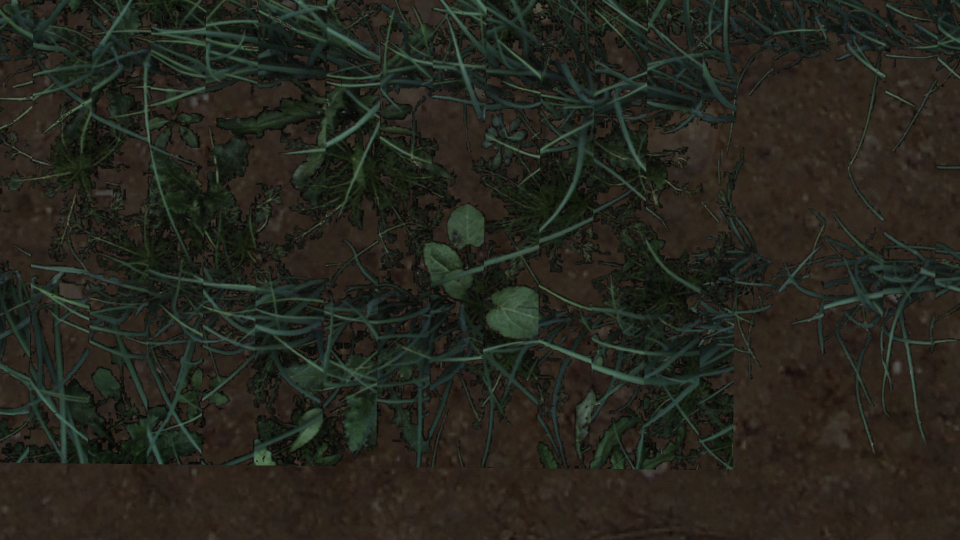
#> input picture src/my_openCV/scripts/cebulachwasty.png, 1920 x 1080 px, found by its file name (shown at 1/2 size)
$ python test.py   (Python 2 division)   (older library calls are emulated)
#> lines starting #> are read from the running program, lines starting #| are printed output that depends on the picture
import cv2
import numpy
from matplotlib import pyplot as plt

img = cv2.imread('cebulachwasty.png',0)
#> img: shape (1080, 1920); min 0, max 111, mean 35.6
cv2.imshow('original',  img)
#edges = cv2.Canny(img,60,60)
#cv2.namedWindow('Canny')
#cv2.imshow('Canny',  edges)

#Checking size of the picture
shape = img.shape
#> shape = (1080, 1920)
#1080x1920
print(shape)
#| (1080, 1920)

#applying Sobel in Y and X separately
gx = cv2.Sobel(img, cv2.CV_16S, 1, 0)
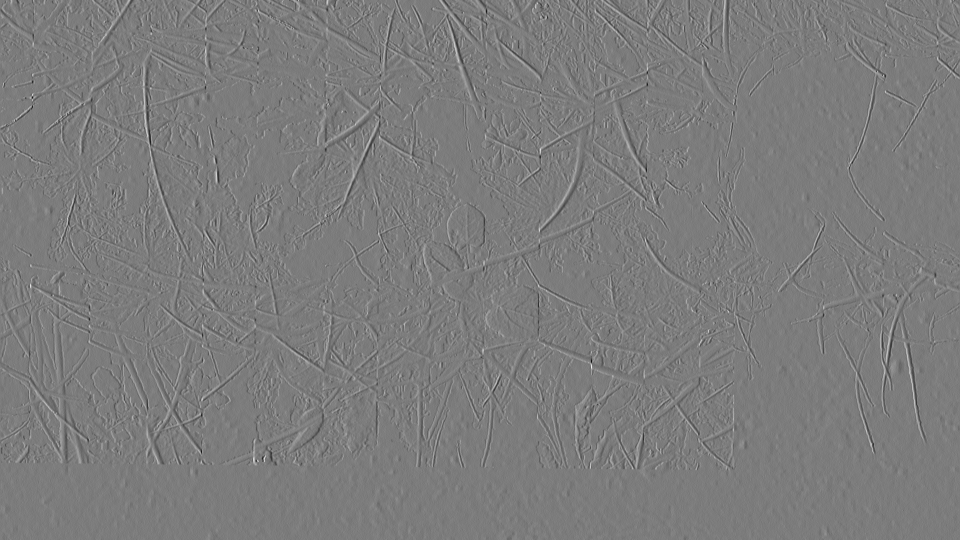
#> gx: shape (1080, 1920) int16 (shown at 1/2 size); min -282, max 296, mean 0; drawn with min black and max white
gy = cv2.Sobel(img, cv2.CV_16S, 0, 1)
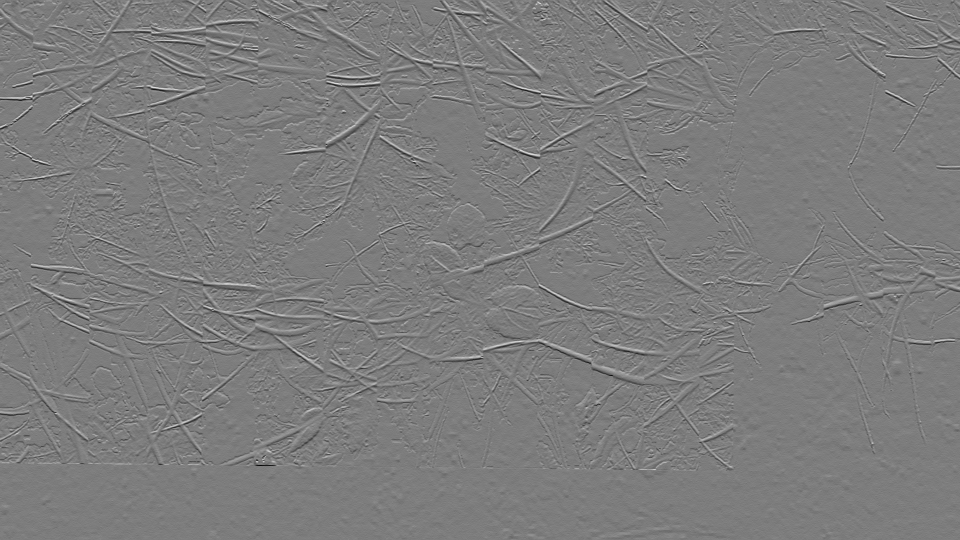
#> gy: shape (1080, 1920) int16 (shown at 1/2 size); min -258, max 268, mean 0; drawn with min black and max white

##show sobels
#cv2.imshow('Sobel y',  gy)
#cv2.imshow('Sobel x',  gx)

orient_gradsR = numpy.empty([1080, 1920],  dtype = numpy.int8)
orient_gradsA = numpy.empty([1080, 1920])

for x in range(0, shape[0]):
    for y in range(0, shape[1]):
        r = numpy.sqrt(gx[x][y]**2 + gy[x][y]**2)
        ang = numpy.arctan2(gy[x][y], gx[x][y])
        ang_bin = int(16*ang/(2*numpy.pi))+7
        #print(gy[x][y], gx[x][y], r, ang)
        #print(int(r))
        orient_gradsR[x][y] = r
        orient_gradsA[x][y] = ang_bin
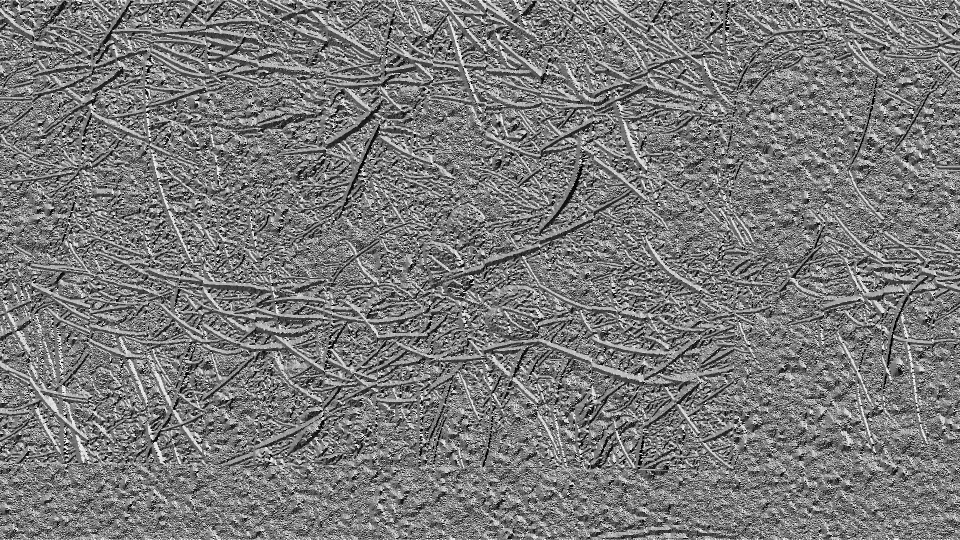
#> orient_gradsA: shape (1080, 1920) float64 (shown at 1/2 size); min 0, max 15, mean 7.17; drawn with min black and max white
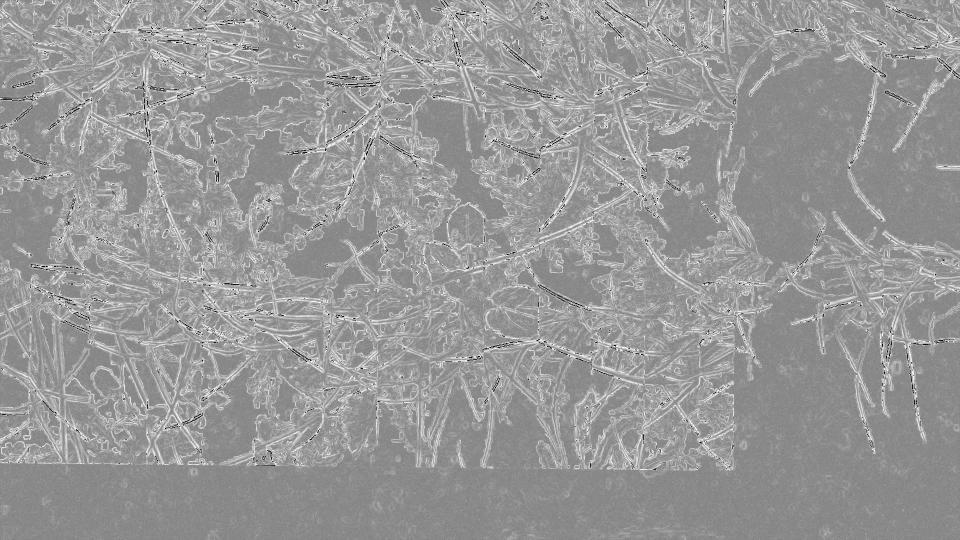
#> orient_gradsR: shape (1080, 1920) int8 (shown at 1/2 size); min -128, max 127, mean 23.9; drawn with min black and max white
        #print(ang_bin)

#cv2.imshow('R',  orient_gradsR)


for i in range(0,img.shape[0]/20):
    for j in range(0,img.shape[1]/20):
        bins = [0, 0, 0, 0, 0, 0, 0, 0, 0, 0, 0, 0, 0, 0, 0, 0]
        #center of the cell
        x_cen = i*20
        y_cen = j*20
        print("Center of a cell:" + str(x_cen) + str(y_cen))
        for x in range(x_cen-20, x_cen+19):
            for y in range(y_cen-20, y_cen+19):
                bin = orient_gradsA[x][y]
                #print(bin)
                bins[int(bin)] += orient_gradsR[x][y]
        print(bins)
        arg1 = numpy.argmax(bins)
        bins[arg1] = 0
        arg2 = numpy.argmax(bins)
        #print(arg1)
        #print(arg2)
        if abs(arg1-arg2) == 7 or abs(arg1-arg2) == 8 or abs(arg1-arg2) == 9:
            print("HIT")
            cv2.rectangle(img, (x_cen-20,y_cen-20), (x_cen+19,y_cen+19), [0, 255, 0], thickness = -1)
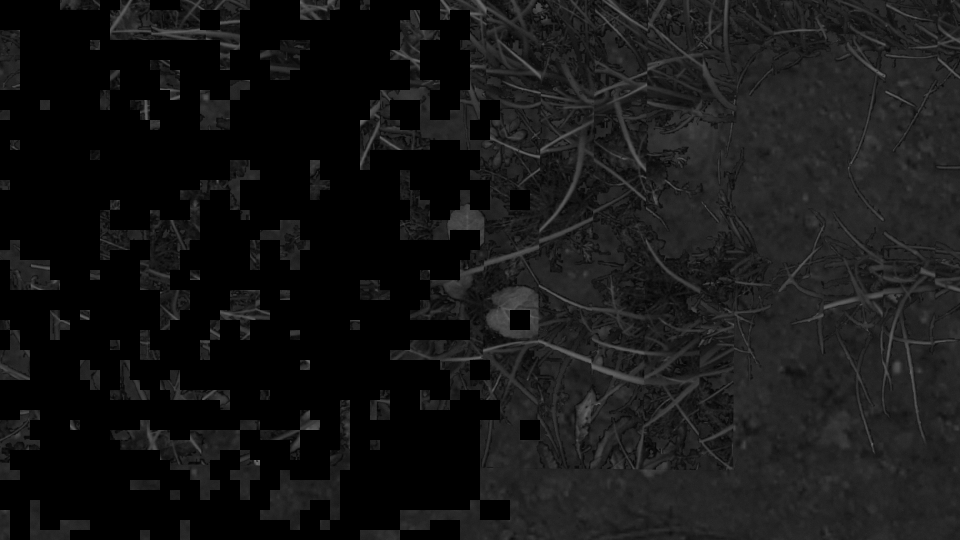
#> img: shape (1080, 1920) (shown at 1/2 size); min 0, max 109, mean 21.8

cv2.rectangle(img, (1060-20,1900-20), (1060+19,1900+19), [0, 255, 0], thickness = -1)
cv2.imshow('detected',  img)


# [15 lines of commented-out code are left out]


cv2.waitKey(0)
